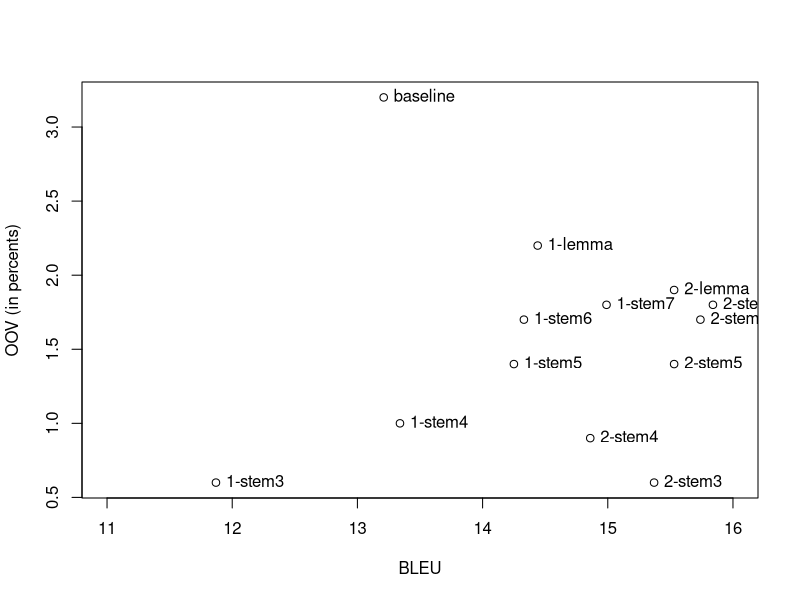

The R source for this figure:
png("enru.png")
BLEU<-c(13.21, 14.44, 11.87, 13.34, 14.25, 14.33, 14.99, 15.53, 15.37, 14.86, 15.53, 15.74, 15.84)
OOV<-c(3.2, 2.2, 0.6, 1, 1.4, 1.7, 1.8, 1.9, 0.6, 0.9, 1.4, 1.7, 1.8)
natpisi<-c("baseline", "1-lemma", "1-stem3", "1-stem4", "1-stem5", "1-stem6", "1-stem7", "2-lemma", "2-stem3", "2-stem4", "2-stem5", "2-stem6", "2-stem7")
plot(BLEU,OOV, xlim=c(11,16), ylab="OOV (in percents)")
text(BLEU, OOV, natpisi, pos=4)
dev.off()